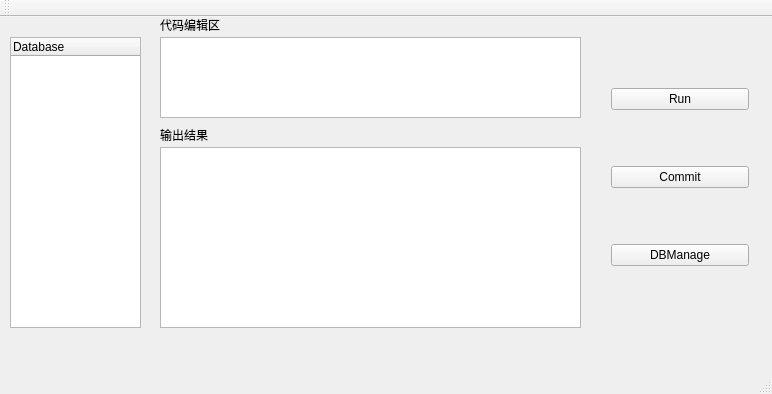
<?xml version="1.0" encoding="UTF-8"?>
<ui version="4.0">
 <class>MainWindow</class>
 <widget class="QMainWindow" name="MainWindow">
  <property name="geometry">
   <rect>
    <x>0</x>
    <y>0</y>
    <width>772</width>
    <height>394</height>
   </rect>
  </property>
  <property name="windowTitle">
   <string>MainWindow</string>
  </property>
  <widget class="QWidget" name="centralWidget">
   <widget class="QTextEdit" name="textEdit">
    <property name="geometry">
     <rect>
      <x>160</x>
      <y>20</y>
      <width>421</width>
      <height>81</height>
     </rect>
    </property>
    <property name="html">
     <string>&lt;!DOCTYPE HTML PUBLIC &quot;-//W3C//DTD HTML 4.0//EN&quot; &quot;http://www.w3.org/TR/REC-html40/strict.dtd&quot;&gt;
&lt;html&gt;&lt;head&gt;&lt;meta name=&quot;qrichtext&quot; content=&quot;1&quot; /&gt;&lt;style type=&quot;text/css&quot;&gt;
p, li { white-space: pre-wrap; }
&lt;/style&gt;&lt;/head&gt;&lt;body style=&quot; font-family:'SimSun'; font-size:9.07563pt; font-weight:400; font-style:normal;&quot;&gt;
&lt;p style=&quot;-qt-paragraph-type:empty; margin-top:0px; margin-bottom:0px; margin-left:0px; margin-right:0px; -qt-block-indent:0; text-indent:0px; font-size:9.07563pt;&quot;&gt;&lt;br /&gt;&lt;/p&gt;&lt;/body&gt;&lt;/html&gt;</string>
    </property>
   </widget>
   <widget class="QTextBrowser" name="display">
    <property name="geometry">
     <rect>
      <x>160</x>
      <y>130</y>
      <width>421</width>
      <height>181</height>
     </rect>
    </property>
   </widget>
   <widget class="QWidget" name="verticalLayoutWidget">
    <property name="geometry">
     <rect>
      <x>600</x>
      <y>10</y>
      <width>160</width>
      <height>301</height>
     </rect>
    </property>
    <layout class="QVBoxLayout" name="verticalLayout">
     <item>
      <widget class="QPushButton" name="pushButton_run">
       <property name="text">
        <string>Run</string>
       </property>
      </widget>
     </item>
     <item>
      <widget class="QPushButton" name="pushButton_commit">
       <property name="text">
        <string>Commit</string>
       </property>
      </widget>
     </item>
     <item>
      <widget class="QPushButton" name="pushButton_manage">
       <property name="text">
        <string>DBManage</string>
       </property>
      </widget>
     </item>
    </layout>
   </widget>
   <widget class="QLabel" name="label_edit">
    <property name="geometry">
     <rect>
      <x>160</x>
      <y>0</y>
      <width>91</width>
      <height>16</height>
     </rect>
    </property>
    <property name="text">
     <string>代码编辑区</string>
    </property>
   </widget>
   <widget class="QLabel" name="label_result">
    <property name="geometry">
     <rect>
      <x>160</x>
      <y>110</y>
      <width>72</width>
      <height>15</height>
     </rect>
    </property>
    <property name="text">
     <string>输出结果</string>
    </property>
   </widget>
   <widget class="QTreeWidget" name="treeWidget">
    <property name="geometry">
     <rect>
      <x>10</x>
      <y>20</y>
      <width>131</width>
      <height>291</height>
     </rect>
    </property>
    <column>
     <property name="text">
      <string>Database</string>
     </property>
    </column>
   </widget>
  </widget>
  <widget class="QToolBar" name="mainToolBar">
   <attribute name="toolBarArea">
    <enum>TopToolBarArea</enum>
   </attribute>
   <attribute name="toolBarBreak">
    <bool>false</bool>
   </attribute>
  </widget>
  <widget class="QMenuBar" name="menuBar">
   <property name="geometry">
    <rect>
     <x>0</x>
     <y>0</y>
     <width>772</width>
     <height>26</height>
    </rect>
   </property>
  </widget>
  <widget class="QStatusBar" name="statusBar"/>
 </widget>
 <layoutdefault spacing="6" margin="11"/>
 <resources/>
 <connections/>
</ui>
